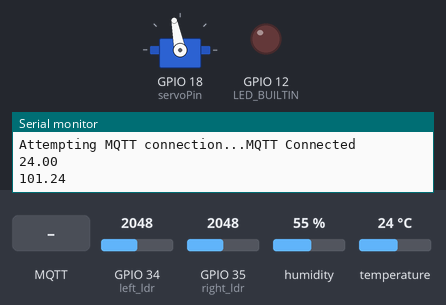
The sketch below on a simulated ESP32. On the bench: servo, output pins drawn as LEDs (lit = HIGH), the last lines printed to the serial monitor. The test bench sets the inputs (shaded band); at power-on: GPIO 34 (left_ldr) = 2048, GPIO 35 (right_ldr) = 2048, humidity 55 %, temperature 24 °C. WiFi joins after 1.5 s; servers stay silent unless stated; no MQTT or app messages arrive unless stated.

Above: at 2.7 s.
2.8 s: MQTT message "ENTC-ON-OFF_NI" arrives on the first subscribed topic
At 6.2 s:
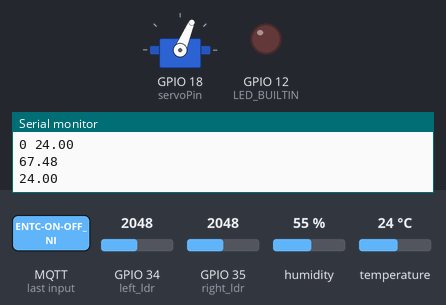
6.5 s: GPIO 34 (left_ldr) set to 122
At 8.0 s:
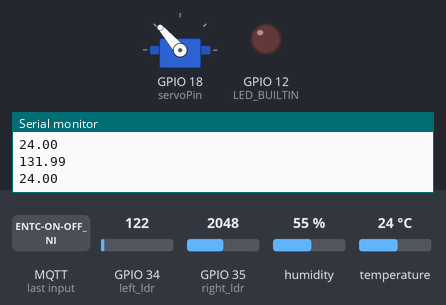
9.0 s: MQTT message "90" arrives on the first subscribed topic
At 12.1 s:
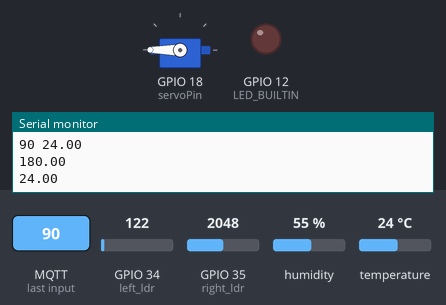
12.6 s: MQTT message "ENTC-ON-OFF_NI" arrives on the second subscribed topic
At 15.1 s:
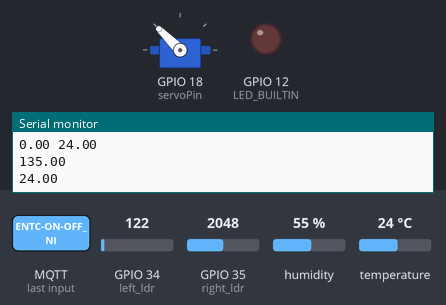
16.2 s: MQTT message "on" arrives on the first subscribed topic
At 19.2 s:
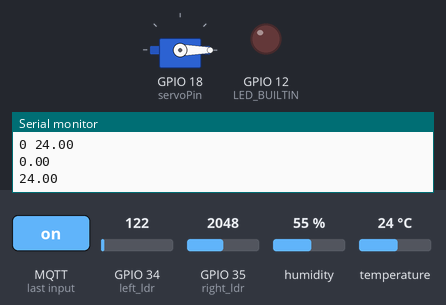
19.9 s: MQTT message "1" arrives on the second subscribed topic
At 23.3 s:
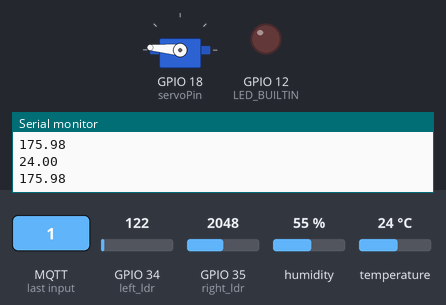
Timing chart, 0 to 24.5 s (numbered marks = the images above; inputs shaded):
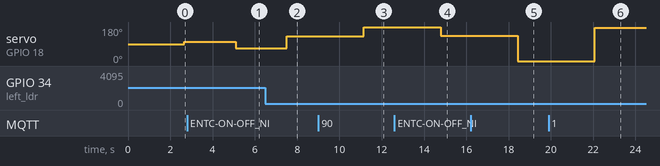

The sketch:

sketch.ino
```cpp
#include <PubSubClient.h>
#include <WiFi.h>
#include "DHTesp.h"

#include <WiFiUdp.h>
#include <ESP32Servo.h>

const int servoPin = 18;
int pos = 0;
int t_off = 30;
float gamma_i = 0.75;

Servo servo;

float left;
float right;

const int DHTPin = 15;
#define LED_BUILTIN 12

WiFiClient espClient;
PubSubClient mqttClient(espClient);

DHTesp dhtSensor;

char tempArr[6];
char leftldr[4];
char rightldr[4];

// bool isScheduledON = false;
// unsigned long scheduledOnTime;

void setup() {
  Serial.begin(115200);
  dhtSensor.setup(DHTPin, DHTesp::DHT22);
  setupWiFi();
  setupMqtt();

  // timeClient.begin();
  // timeClient.setTimeOffset(5.5 * 3600);

  pinMode(LED_BUILTIN, OUTPUT);
  digitalWrite(LED_BUILTIN, LOW);

  pin_setup();
}

void loop() {
  if (!mqttClient.connected()) {
    Serial.println("Reconnecting to MQTT Broker");
    connectTOBroker();
  }

  mqttClient.loop();

  updateTemp();
  Serial.println(tempArr);
  mqttClient.publish("TEMP_READINGS_GOT", tempArr);
    // checkSchedule();
  delay(1000);

  // for (pos = 0; pos <= 180; pos += 1) {
  //   servo.write(pos);
  //   delay(15);
  // }
  // for (pos = 180; pos >= 0; pos -= 1) {
  //   servo.write(pos);
  //   delay(15);
  // }

  ldr_values();
  servo_set();
}

void setupWiFi() {
  WiFi.begin("Wokwi-GUEST", "");
  while (WiFi.status() != WL_CONNECTED) {
    delay(500);
    Serial.print(".");
  }

  Serial.println("");
  Serial.println("Wifi Connected");
  Serial.print("IP Adderss: ");
  Serial.println(WiFi.localIP());
}

void setupMqtt() {
  mqttClient.setServer("test.mosquitto.org", 1883);
  mqttClient.setCallback(recieveCallback);
}

void connectTOBroker() {
  while (!mqttClient.connected()) {
    Serial.print("Attempting MQTT connection...");
    if (mqttClient.connect("ESP32Client-sdfsjdfsdfsdf")) {
      Serial.println("MQTT Connected");
      // mqttClient.subscribe("ENTC-ON-OFF_NI");
      // mqttClient.subscribe("ENTC-ADMIN-SCH-ON_NI");
      mqttClient.subscribe("MIN_ANGLE_ADJ_SERVO_SLIDER");
      mqttClient.subscribe("CONTROL_FACTOR_SERVO_ANGLE_SLIDER");
    } else {
      Serial.print("Failed To connect to MQTT Broker");
      Serial.print(mqttClient.state());
      delay(5000);
    }
  }
}

void updateTemp() {
  TempAndHumidity data = dhtSensor.getTempAndHumidity();
  String(data.temperature, 2).toCharArray(tempArr, 6);
}

void recieveCallback(char *topic, byte *payload, unsigned int length) {
  Serial.print("Message arrived [");
  Serial.print(topic);
  Serial.print("] ");

  char payloadCharAr[length];
  Serial.print("Message Recieved: ");
  for (int i = 0; i < length; i++) {
    Serial.print((char)payload[i]);
    payloadCharAr[i] = (char)payload[i];
  }
  Serial.println();
  if (strcmp(topic, "ENTC-ON-OFF_NI") == 0) {
    if (payloadCharAr[0] == '1') {
      digitalWrite(LED_BUILTIN, HIGH);
    } else {
      digitalWrite(LED_BUILTIN, LOW);
    }
  }
  // } else if (strcmp(topic, "ENTC-ADMIN-SCH-ON_NI") == 0) {
  //   if (payloadCharAr[0] == 'N') {
  //     isScheduledON = false;
      else if (strcmp(topic, "MIN_ANGLE_ADJ_SERVO_SLIDER") == 0) {
        t_off = String(payloadCharAr).toInt();
        Serial.print(t_off);
        Serial.print(" ");
    } else if (strcmp(topic, "CONTROL_FACTOR_SERVO_ANGLE_SLIDER") == 0) {
        gamma_i = String(payloadCharAr).toFloat();
        Serial.print(gamma_i);
        Serial.print(" ");
    }
  // } else {
  //     isScheduledON = true;
  //     scheduledOnTime = atol(payloadCharAr);
  //   }
  }


// unsigned long getTime() {
//   timeClient.update();
//   return timeClient.getEpochTime();
// }

// void checkSchedule() {
//   if (isScheduledON) {
//     unsigned long currentTime = getTime();
//     if (currentTime > scheduledOnTime) {
//       isScheduledON = false;
//             mqttClient.publish("ENTC-ADMIN-SCH-ESP-ON_NI", "0");
//       mqttClient.publish("ENTC-ADMIN-MAIN-ON-OFF-ESP_NI", "1");

//       Serial.println("Scheduled ON");
//       digitalWrite(LED_BUILTIN,HIGH);
//     }
//   }
// }

void ldr_values(){

  left = (float)(analogRead(34) - 4063)/(float)(-4031); //left ldr
  right = (float)(analogRead(35) - 4063)/(float)(-4031); //right ldr
  String(left,2).toCharArray(leftldr, 4);
  String(right,2).toCharArray(rightldr, 4);
  mqttClient.publish("LDR_LEFT_SENSOR_OUTPUT_ESP",leftldr);
  mqttClient.publish("LDR_RIGHT_SENSOR_OUTPUT_ESP",rightldr);
  // Serial.println(left);
  delay(100);

  // return left,right;
}

void servo_set(){
  float theta_motor;
  float max_intens;
  float D;

  if (left<right){
    D = 0.5;
    max_intens = right;
  }
  else{
    D = 1.5;
    max_intens = left;
  }

  theta_motor = min(t_off*D + (180 - t_off)*max_intens*gamma_i,(float)(180));
  Serial.println(theta_motor);

  servo.write(theta_motor);
  delay(100);
}

void pin_setup(){
  pinMode(34, INPUT); // left ldr
  pinMode(35, INPUT); // right ldr
  servo.attach(servoPin,500,2400);
}
```

Measured:
- after the input at 2.8 s, servo on GPIO 18 (servoPin): 101° → 67° after 2.3 s
- after the input at 6.5 s, servo on GPIO 18 (servoPin): 67° → 131° after 1.0 s
- after the input at 9.0 s, servo on GPIO 18 (servoPin): 131° → 180° after 2.2 s
- after the input at 12.6 s, servo on GPIO 18 (servoPin): 180° → 135° after 2.2 s
- after the input at 16.2 s, servo on GPIO 18 (servoPin): 135° → 0° after 2.2 s
- after the input at 19.9 s, servo on GPIO 18 (servoPin): 0° → 175° after 2.2 s
